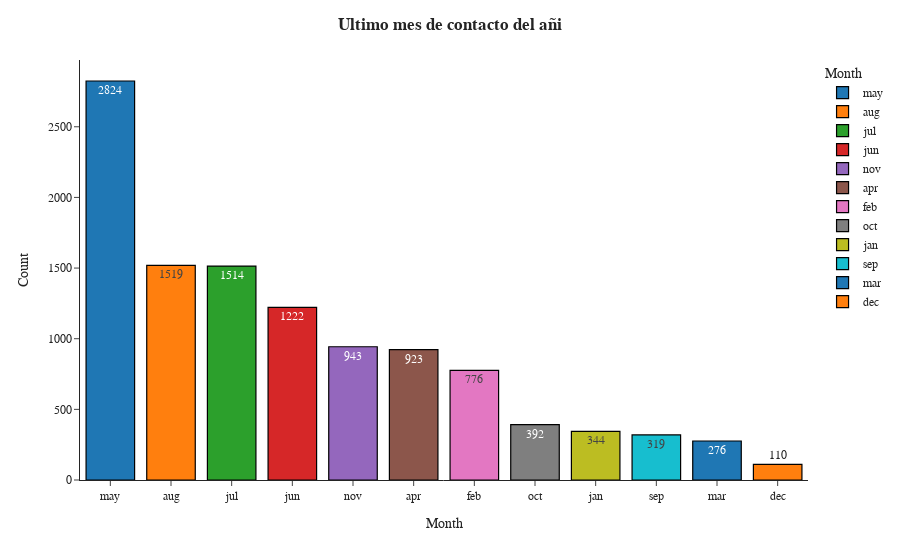

The notebook cell saved with this chart:
### Markdown cell above
Insight📊:

Most of the customers in the bank are related to Secondary - 49.1% and Tertiary - 33% Category
only 13.4% of the clients are related to primary education category

### Code cell
fig=px.bar(df.month.value_counts().reset_index().rename(columns={'index':'Month','month':'Count'}),x='Month',y='Count',color='Month',text='Count',template='simple_white')
fig.update_traces(marker=dict(line=dict(color='#000000', width=1.2)))
fig.update_layout(title_x=0.5,title_text='<b>Ultimo mes de contacto del añi',font_family="Times New Roman",title_font_family="Times New Roman")

### Figure 1 — Plotly figure (JSON) as saved in the notebook; plotly's stock layout.template omitted (floating-point values rounded to 4 significant figures)
{"data": [{"alignmentgroup": "True", "hovertemplate": "Month=%{x}<br>Count=%{text}<extra></extra>", "legendgroup": "may", "marker": {"color": "#1F77B4", "line": {"color": "#000000", "width": 1.2}, "pattern": {"shape": ""}}, "name": "may", "offsetgroup": "may", "orientation": "v", "showlegend": true, "text": [2824], "textposition": "auto", "type": "bar", "x": ["may"], "xaxis": "x", "y": [2824], "yaxis": "y"}, {"alignmentgroup": "True", "hovertemplate": "Month=%{x}<br>Count=%{text}<extra></extra>", "legendgroup": "aug", "marker": {"color": "#FF7F0E", "line": {"color": "#000000", "width": 1.2}, "pattern": {"shape": ""}}, "name": "aug", "offsetgroup": "aug", "orientation": "v", "showlegend": true, "text": [1519], "textposition": "auto", "type": "bar", "x": ["aug"], "xaxis": "x", "y": [1519], "yaxis": "y"}, {"alignmentgroup": "True", "hovertemplate": "Month=%{x}<br>Count=%{text}<extra></extra>", "legendgroup": "jul", "marker": {"color": "#2CA02C", "line": {"color": "#000000", "width": 1.2}, "pattern": {"shape": ""}}, "name": "jul", "offsetgroup": "jul", "orientation": "v", "showlegend": true, "text": [1514], "textposition": "auto", "type": "bar", "x": ["jul"], "xaxis": "x", "y": [1514], "yaxis": "y"}, {"alignmentgroup": "True", "hovertemplate": "Month=%{x}<br>Count=%{text}<extra></extra>", "legendgroup": "jun", "marker": {"color": "#D62728", "line": {"color": "#000000", "width": 1.2}, "pattern": {"shape": ""}}, "name": "jun", "offsetgroup": "jun", "orientation": "v", "showlegend": true, "text": [1222], "textposition": "auto", "type": "bar", "x": ["jun"], "xaxis": "x", "y": [1222], "yaxis": "y"}, {"alignmentgroup": "True", "hovertemplate": "Month=%{x}<br>Count=%{text}<extra></extra>", "legendgroup": "nov", "marker": {"color": "#9467BD", "line": {"color": "#000000", "width": 1.2}, "pattern": {"shape": ""}}, "name": "nov", "offsetgroup": "nov", "orientation": "v", "showlegend": true, "text": [943], "textposition": "auto", "type": "bar", "x": ["nov"], "xaxis": "x", "y": [943], "yaxis": "y"}, {"alignmentgroup": "True", "hovertemplate": "Month=%{x}<br>Count=%{text}<extra></extra>", "legendgroup": "apr", "marker": {"color": "#8C564B", "line": {"color": "#000000", "width": 1.2}, "pattern": {"shape": ""}}, "name": "apr", "offsetgroup": "apr", "orientation": "v", "showlegend": true, "text": [923], "textposition": "auto", "type": "bar", "x": ["apr"], "xaxis": "x", "y": [923], "yaxis": "y"}, {"alignmentgroup": "True", "hovertemplate": "Month=%{x}<br>Count=%{text}<extra></extra>", "legendgroup": "feb", "marker": {"color": "#E377C2", "line": {"color": "#000000", "width": 1.2}, "pattern": {"shape": ""}}, "name": "feb", "offsetgroup": "feb", "orientation": "v", "showlegend": true, "text": [776], "textposition": "auto", "type": "bar", "x": ["feb"], "xaxis": "x", "y": [776], "yaxis": "y"}, {"alignmentgroup": "True", "hovertemplate": "Month=%{x}<br>Count=%{text}<extra></extra>", "legendgroup": "oct", "marker": {"color": "#7F7F7F", "line": {"color": "#000000", "width": 1.2}, "pattern": {"shape": ""}}, "name": "oct", "offsetgroup": "oct", "orientation": "v", "showlegend": true, "text": [392], "textposition": "auto", "type": "bar", "x": ["oct"], "xaxis": "x", "y": [392], "yaxis": "y"}, {"alignmentgroup": "True", "hovertemplate": "Month=%{x}<br>Count=%{text}<extra></extra>", "legendgroup": "jan", "marker": {"color": "#BCBD22", "line": {"color": "#000000", "width": 1.2}, "pattern": {"shape": ""}}, "name": "jan", "offsetgroup": "jan", "orientation": "v", "showlegend": true, "text": [344], "textposition": "auto", "type": "bar", "x": ["jan"], "xaxis": "x", "y": [344], "yaxis": "y"}, {"alignmentgroup": "True", "hovertemplate": "Month=%{x}<br>Count=%{text}<extra></extra>", "legendgroup": "sep", "marker": {"color": "#17BECF", "line": {"color": "#000000", "width": 1.2}, "pattern": {"shape": ""}}, "name": "sep", "offsetgroup": "sep", "orientation": "v", "showlegend": true, "text": [319], "textposition": "auto", "type": "bar", "x": ["sep"], "xaxis": "x", "y": [319], "yaxis": "y"}, {"alignmentgroup": "True", "hovertemplate": "Month=%{x}<br>Count=%{text}<extra></extra>", "legendgroup": "mar", "marker": {"color": "#1F77B4", "line": {"color": "#000000", "width": 1.2}, "pattern": {"shape": ""}}, "name": "mar", "offsetgroup": "mar", "orientation": "v", "showlegend": true, "text": [276], "textposition": "auto", "type": "bar", "x": ["mar"], "xaxis": "x", "y": [276], "yaxis": "y"}, {"alignmentgroup": "True", "hovertemplate": "Month=%{x}<br>Count=%{text}<extra></extra>", "legendgroup": "dec", "marker": {"color": "#FF7F0E", "line": {"color": "#000000", "width": 1.2}, "pattern": {"shape": ""}}, "name": "dec", "offsetgroup": "dec", "orientation": "v", "showlegend": true, "text": [110], "textposition": "auto", "type": "bar", "x": ["dec"], "xaxis": "x", "y": [110], "yaxis": "y"}], "layout": {"barmode": "relative", "font": {"family": "Times New Roman"}, "legend": {"title": {"text": "Month"}, "tracegroupgap": 0}, "margin": {"t": 60}, "title": {"font": {"family": "Times New Roman"}, "text": "<b>Ultimo mes de contacto del añi", "x": 0.5}, "xaxis": {"anchor": "y", "categoryarray": ["may", "aug", "jul", "jun", "nov", "apr", "feb", "oct", "jan", "sep", "mar", "dec"], "categoryorder": "array", "domain": [0, 1], "title": {"text": "Month"}}, "yaxis": {"anchor": "x", "domain": [0, 1], "title": {"text": "Count"}}}}
